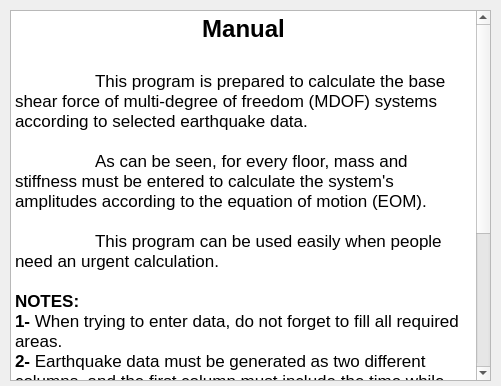
<?xml version="1.0" encoding="UTF-8"?>
<ui version="4.0">
 <class>Manual</class>
 <widget class="QDialog" name="Manual">
  <property name="geometry">
   <rect>
    <x>0</x>
    <y>0</y>
    <width>501</width>
    <height>386</height>
   </rect>
  </property>
  <property name="windowTitle">
   <string>Manual</string>
  </property>
  <property name="styleSheet">
   <string notr="true">/*
 * The MIT License (MIT)
 *
 * Copyright (c) &lt;2013-2014&gt; &lt;Colin Duquesnoy&gt;
 *
 * Permission is hereby granted, free of charge, to any person obtaining a copy
 * of this software and associated documentation files (the &quot;Software&quot;), to deal
 * in the Software without restriction, including without limitation the rights
 * to use, copy, modify, merge, publish, distribute, sublicense, and/or sell
 * copies of the Software, and to permit persons to whom the Software is
 * furnished to do so, subject to the following conditions:

 * The above copyright notice and this permission notice shall be included in
 * all copies or substantial portions of the Software.

 * THE SOFTWARE IS PROVIDED &quot;AS IS&quot;, WITHOUT WARRANTY OF ANY KIND, EXPRESS OR
 * IMPLIED, INCLUDING BUT NOT LIMITED TO THE WARRANTIES OF MERCHANTABILITY,
 * FITNESS FOR A PARTICULAR PURPOSE AND NONINFRINGEMENT. IN NO EVENT SHALL THE
 * AUTHORS OR COPYRIGHT HOLDERS BE LIABLE FOR ANY CLAIM, DAMAGES OR OTHER
 * LIABILITY, WHETHER IN AN ACTION OF CONTRACT, TORT OR OTHERWISE, ARISING FROM,
 * OUT OF OR IN CONNECTION WITH THE SOFTWARE OR THE USE OR OTHER DEALINGS IN
 * THE SOFTWARE.
 */

QProgressBar:horizontal {
    border: 1px solid #3A3939;
    text-align: center;
    padding: 1px;
    background: #201F1F;
}
QProgressBar::chunk:horizontal {
    background-color: qlineargradient(spread:reflect, x1:1, y1:0.545, x2:1, y2:0, stop:0 rgba(28, 66, 111, 255), stop:1 rgba(37, 87, 146, 255));
}

QToolTip
{
    border: 1px solid #3A3939;
    background-color: rgb(90, 102, 117);;
    color: white;
    padding: 1px;
    opacity: 200;
}

QWidget
{
    color: silver;
    background-color: #302F2F;
    selection-background-color:#3d8ec9;
    selection-color: black;
    background-clip: border;
    border-image: none;
    outline: 0;
}

QWidget:item:hover
{
    background-color: #78879b;
    color: black;
}

QWidget:item:selected
{
    background-color: #3d8ec9;
}

QCheckBox
{
    spacing: 5px;
    outline: none;
    color: #bbb;
    margin-bottom: 2px;
}

QCheckBox:disabled
{
    color: #777777;
}
QCheckBox::indicator,
QGroupBox::indicator
{
    width: 18px;
    height: 18px;
}
QGroupBox::indicator
{
    margin-left: 2px;
}

QCheckBox::indicator:unchecked,
QCheckBox::indicator:unchecked:hover,
QGroupBox::indicator:unchecked,
QGroupBox::indicator:unchecked:hover
{
    image: url(:/dark_blue/img/checkbox_unchecked.png);
}

QCheckBox::indicator:unchecked:focus,
QCheckBox::indicator:unchecked:pressed,
QGroupBox::indicator:unchecked:focus,
QGroupBox::indicator:unchecked:pressed
{
  border: none;
    image: url(:/dark_blue/img/checkbox_unchecked_focus.png);
}

QCheckBox::indicator:checked,
QCheckBox::indicator:checked:hover,
QGroupBox::indicator:checked,
QGroupBox::indicator:checked:hover
{
    image: url(:/dark_blue/img/checkbox_checked.png);
}

QCheckBox::indicator:checked:focus,
QCheckBox::indicator:checked:pressed,
QGroupBox::indicator:checked:focus,
QGroupBox::indicator:checked:pressed
{
  border: none;
    image: url(:/dark_blue/img/checkbox_checked_focus.png);
}

QCheckBox::indicator:indeterminate,
QCheckBox::indicator:indeterminate:hover,
QCheckBox::indicator:indeterminate:pressed
QGroupBox::indicator:indeterminate,
QGroupBox::indicator:indeterminate:hover,
QGroupBox::indicator:indeterminate:pressed
{
    image: url(:/dark_blue/img/checkbox_indeterminate.png);
}

QCheckBox::indicator:indeterminate:focus,
QGroupBox::indicator:indeterminate:focus
{
    image: url(:/dark_blue/img/checkbox_indeterminate_focus.png);
}

QCheckBox::indicator:checked:disabled,
QGroupBox::indicator:checked:disabled
{
    image: url(:/dark_blue/img/checkbox_checked_disabled.png);
}

QCheckBox::indicator:unchecked:disabled,
QGroupBox::indicator:unchecked:disabled
{
    image: url(:/dark_blue/img/checkbox_unchecked_disabled.png);
}

QRadioButton
{
    spacing: 5px;
    outline: none;
    color: #bbb;
    margin-bottom: 2px;
}

QRadioButton:disabled
{
    color: #777777;
}
QRadioButton::indicator
{
    width: 21px;
    height: 21px;
}

QRadioButton::indicator:unchecked,
QRadioButton::indicator:unchecked:hover
{
    image: url(:/dark_blue/img/radio_unchecked.png);
}

QRadioButton::indicator:unchecked:focus,
QRadioButton::indicator:unchecked:pressed
{
  border: none;
  outline: none;
    image: url(:/dark_blue/img/radio_unchecked_focus.png);
}

QRadioButton::indicator:checked,
QRadioButton::indicator:checked:hover
{
  border: none;
  outline: none;
    image: url(:/dark_blue/img/radio_checked.png);
}

QRadioButton::indicator:checked:focus,
QRadioButton::indicato::menu-arrowr:checked:pressed
{
  border: none;
  outline: none;
    image: url(:/dark_blue/img/radio_checked_focus.png);
}

QRadioButton::indicator:indeterminate,
QRadioButton::indicator:indeterminate:hover,
QRadioButton::indicator:indeterminate:pressed
{
        image: url(:/dark_blue/img/radio_indeterminate.png);
}

QRadioButton::indicator:checked:disabled
{
  outline: none;
  image: url(:/dark_blue/img/radio_checked_disabled.png);
}

QRadioButton::indicator:unchecked:disabled
{
    image: url(:/dark_blue/img/radio_unchecked_disabled.png);
}


QMenuBar
{
    background-color: #302F2F;
    color: silver;
}

QMenuBar::item
{
    background: transparent;
}

QMenuBar::item:selected
{
    background: transparent;
    border: 1px solid #3A3939;
}

QMenuBar::item:pressed
{
    border: 1px solid #3A3939;
    background-color: #3d8ec9;
    color: black;
    margin-bottom:-1px;
    padding-bottom:1px;
}

QMenu
{
    border: 1px solid #3A3939;
    color: silver;
    margin: 1px;
}

QMenu::icon
{
    margin: 1px;
}

QMenu::item
{
    padding: 2px 2px 2px 25px;
    margin-left: 5px;
    border: 1px solid transparent; /* reserve space for selection border */
}

QMenu::item:selected
{
    color: black;
}

QMenu::separator {
    height: 2px;
    background: lightblue;
    margin-left: 10px;
    margin-right: 5px;
}

QMenu::indicator {
    width: 16px;
    height: 16px;
}

/* non-exclusive indicator = check box style indicator
   (see QActionGroup::setExclusive) */
QMenu::indicator:non-exclusive:unchecked {
    image: url(:/dark_blue/img/checkbox_unchecked.png);
}

QMenu::indicator:non-exclusive:unchecked:selected {
    image: url(:/dark_blue/img/checkbox_unchecked_disabled.png);
}

QMenu::indicator:non-exclusive:checked {
    image: url(:/dark_blue/img/checkbox_checked.png);
}

QMenu::indicator:non-exclusive:checked:selected {
    image: url(:/dark_blue/img/checkbox_checked_disabled.png);
}

/* exclusive indicator = radio button style indicator (see QActionGroup::setExclusive) */
QMenu::indicator:exclusive:unchecked {
    image: url(:/dark_blue/img/radio_unchecked.png);
}

QMenu::indicator:exclusive:unchecked:selected {
    image: url(:/dark_blue/img/radio_unchecked_disabled.png);
}

QMenu::indicator:exclusive:checked {
    image: url(:/dark_blue/img/radio_checked.png);
}

QMenu::indicator:exclusive:checked:selected {
    image: url(:/dark_blue/img/radio_checked_disabled.png);
}

QMenu::right-arrow {
    margin: 5px;
    image: url(:/dark_blue/img/right_arrow.png)
}


QWidget:disabled
{
    color: #808080;
    background-color: #302F2F;
}

QAbstractItemView
{
    alternate-background-color: #3A3939;
    color: silver;
    border: 1px solid 3A3939;
    border-radius: 2px;
    padding: 1px;
}

QWidget:focus, QMenuBar:focus
{
    border: 1px solid #78879b;
}

QTabWidget:focus, QCheckBox:focus, QRadioButton:focus, QSlider:focus
{
    border: none;
}

QLineEdit
{
    background-color: #201F1F;
    padding: 2px;
    border-style: solid;
    border: 1px solid #3A3939;
    border-radius: 2px;
    color: silver;
}

QGroupBox {
    border:1px solid #3A3939;
    border-radius: 2px;
    margin-top: 20px;
    background-color: #302F2F;
    color: silver;
}

QGroupBox::title {
    subcontrol-origin: margin;
    subcontrol-position: top center;
    padding-left: 10px;
    padding-right: 10px;
    padding-top: 10px;
}

QAbstractScrollArea
{
    border-radius: 2px;
    border: 1px solid #3A3939;
    background-color: transparent;
}

QScrollBar:horizontal
{
    height: 15px;
    margin: 3px 15px 3px 15px;
    border: 1px transparent #2A2929;
    border-radius: 4px;
    background-color: #2A2929;
}

QScrollBar::handle:horizontal
{
    background-color: #605F5F;
    min-width: 5px;
    border-radius: 4px;
}

QScrollBar::add-line:horizontal
{
    margin: 0px 3px 0px 3px;
    border-image: url(:/dark_blue/img/right_arrow_disabled.png);
    width: 10px;
    height: 10px;
    subcontrol-position: right;
    subcontrol-origin: margin;
}

QScrollBar::sub-line:horizontal
{
    margin: 0px 3px 0px 3px;
    border-image: url(:/dark_blue/img/left_arrow_disabled.png);
    height: 10px;
    width: 10px;
    subcontrol-position: left;
    subcontrol-origin: margin;
}

QScrollBar::add-line:horizontal:hover,QScrollBar::add-line:horizontal:on
{
    border-image: url(:/dark_blue/img/right_arrow.png);
    height: 10px;
    width: 10px;
    subcontrol-position: right;
    subcontrol-origin: margin;
}


QScrollBar::sub-line:horizontal:hover, QScrollBar::sub-line:horizontal:on
{
    border-image: url(:/dark_blue/img/left_arrow.png);
    height: 10px;
    width: 10px;
    subcontrol-position: left;
    subcontrol-origin: margin;
}

QScrollBar::up-arrow:horizontal, QScrollBar::down-arrow:horizontal
{
    background: none;
}


QScrollBar::add-page:horizontal, QScrollBar::sub-page:horizontal
{
    background: none;
}

QScrollBar:vertical
{
    background-color: #2A2929;
    width: 15px;
    margin: 15px 3px 15px 3px;
    border: 1px transparent #2A2929;
    border-radius: 4px;
}

QScrollBar::handle:vertical
{
    background-color: #605F5F;
    min-height: 5px;
    border-radius: 4px;
}

QScrollBar::sub-line:vertical
{
    margin: 3px 0px 3px 0px;
    border-image: url(:/dark_blue/img/up_arrow_disabled.png);
    height: 10px;
    width: 10px;
    subcontrol-position: top;
    subcontrol-origin: margin;
}

QScrollBar::add-line:vertical
{
    margin: 3px 0px 3px 0px;
    border-image: url(:/dark_blue/img/down_arrow_disabled.png);
    height: 10px;
    width: 10px;
    subcontrol-position: bottom;
    subcontrol-origin: margin;
}

QScrollBar::sub-line:vertical:hover,QScrollBar::sub-line:vertical:on
{

    border-image: url(:/dark_blue/img/up_arrow.png);
    height: 10px;
    width: 10px;
    subcontrol-position: top;
    subcontrol-origin: margin;
}


QScrollBar::add-line:vertical:hover, QScrollBar::add-line:vertical:on
{
    border-image: url(:/dark_blue/img/down_arrow.png);
    height: 10px;
    width: 10px;
    subcontrol-position: bottom;
    subcontrol-origin: margin;
}

QScrollBar::up-arrow:vertical, QScrollBar::down-arrow:vertical
{
    background: none;
}


QScrollBar::add-page:vertical, QScrollBar::sub-page:vertical
{
    background: none;
}

QTextEdit
{
    background-color: #201F1F;
    color: silver;
    border: 1px solid #3A3939;
}

QPlainTextEdit
{
    background-color: #201F1F;;
    color: silver;
    border-radius: 2px;
    border: 1px solid #3A3939;
}

QHeaderView::section
{
    background-color: #3A3939;
    color: silver;
    padding-left: 4px;
    border: 1px solid #6c6c6c;
}

QSizeGrip {
    image: url(:/dark_blue/img/sizegrip.png);
    width: 12px;
    height: 12px;
}

QMainWindow
{
    background-color: #302F2F;

}

QMainWindow::separator
{
    background-color: #302F2F;
    color: white;
    padding-left: 4px;
    spacing: 2px;
    border: 1px dashed #3A3939;
}

QMainWindow::separator:hover
{

    background-color: #787876;
    color: white;
    padding-left: 4px;
    border: 1px solid #3A3939;
    spacing: 2px;
}


QMenu::separator
{
    height: 1px;
    background-color: #3A3939;
    color: white;
    padding-left: 4px;
    margin-left: 10px;
    margin-right: 5px;
}


QFrame
{
    border-radius: 2px;
    border: 1px solid #444;
}

QFrame[frameShape=&quot;0&quot;]
{
    border-radius: 2px;
    border: 1px transparent #444;
}

QStackedWidget
{
    background-color: #302F2F;
    border: 1px transparent black;
}

QToolBar {
    border: 1px transparent #393838;
    background: 1px solid #302F2F;
    font-weight: bold;
}

QToolBar::handle:horizontal {
    image: url(:/dark_blue/img/Hmovetoolbar.png);
}
QToolBar::handle:vertical {
    image: url(:/dark_blue/img/Vmovetoolbar.png);
}
QToolBar::separator:horizontal {
    image: url(:/dark_blue/img/Hsepartoolbar.png);
}
QToolBar::separator:vertical {
    image: url(:/dark_blue/img/Vsepartoolbars.png);
}

QPushButton
{
    color: silver;
    background-color: #302F2F;
    border-width: 2px;
    border-color: #4A4949;
    border-style: solid;
    padding-top: 2px;
    padding-bottom: 2px;
    padding-left: 10px;
    padding-right: 10px;
    border-radius: 4px;
    /* outline: none; */
    /* min-width: 40px; */
}

QPushButton:disabled
{
    background-color: #302F2F;
    border-width: 2px;
    border-color: #3A3939;
    border-style: solid;
    padding-top: 2px;
    padding-bottom: 2px;
    padding-left: 10px;
    padding-right: 10px;
    /*border-radius: 2px;*/
    color: #808080;
}

QPushButton:focus {
    background-color: #3d8ec9;
    color: white;
}

QComboBox
{
    selection-background-color: #3d8ec9;
    background-color: #201F1F;
    border-style: solid;
    border: 1px solid #3A3939;
    border-radius: 2px;
    padding: 2px;
    min-width: 75px;
}

QPushButton:checked{
    background-color: #4A4949;
    border-color: #6A6969;
}

QPushButton:hover {
    border: 2px solid #78879b;
    color: silver;
}

QComboBox:hover, QAbstractSpinBox:hover,QLineEdit:hover,QTextEdit:hover,QPlainTextEdit:hover,QAbstractView:hover,QTreeView:hover
{
    border: 1px solid #78879b;
    color: silver;
}

QComboBox:on
{
    background-color: #626873;
    padding-top: 3px;
    padding-left: 4px;
    selection-background-color: #4a4a4a;
}

QComboBox QAbstractItemView
{
    background-color: #201F1F;
    border-radius: 2px;
    border: 1px solid #444;
    selection-background-color: #3d8ec9;
    color: silver;
}

QComboBox::drop-down
{
    subcontrol-origin: padding;
    subcontrol-position: top right;
    width: 15px;

    border-left-width: 0px;
    border-left-color: darkgray;
    border-left-style: solid;
    border-top-right-radius: 3px;
    border-bottom-right-radius: 3px;
}

QComboBox::down-arrow
{
    image: url(:/dark_blue/img/down_arrow_disabled.png);
}

QComboBox::down-arrow:on, QComboBox::down-arrow:hover,
QComboBox::down-arrow:focus
{
    image: url(:/dark_blue/img/down_arrow.png);
}

QPushButton:pressed
{
    background-color: #484846;
}

QAbstractSpinBox {
    padding-top: 2px;
    padding-bottom: 2px;
    border: 1px solid #3A3939;
    background-color: #201F1F;
    color: silver;
    border-radius: 2px;
    min-width: 75px;
}

QAbstractSpinBox:up-button
{
    background-color: transparent;
    subcontrol-origin: border;
    subcontrol-position: top right;
}

QAbstractSpinBox:down-button
{
    background-color: transparent;
    subcontrol-origin: border;
    subcontrol-position: bottom right;
}

QAbstractSpinBox::up-arrow,QAbstractSpinBox::up-arrow:disabled,QAbstractSpinBox::up-arrow:off {
    image: url(:/dark_blue/img/up_arrow_disabled.png);
    width: 10px;
    height: 10px;
}
QAbstractSpinBox::up-arrow:hover
{
    image: url(:/dark_blue/img/up_arrow.png);
}


QAbstractSpinBox::down-arrow,QAbstractSpinBox::down-arrow:disabled,QAbstractSpinBox::down-arrow:off
{
    image: url(:/dark_blue/img/down_arrow_disabled.png);
    width: 10px;
    height: 10px;
}
QAbstractSpinBox::down-arrow:hover
{
    image: url(:/dark_blue/img/down_arrow.png);
}


QLabel
{
    border: 0px solid black;
}

QTabWidget{
    border: 1px transparent black;
}

QTabWidget::pane {
    border: 1px solid #444;
    border-radius: 3px;
    padding: 3px;
}

QTabBar
{
    qproperty-drawBase: 0;
    left: 5px; /* move to the right by 5px */
}

QTabBar:focus
{
    border: 0px transparent black;
}

QTabBar::close-button  {
    image: url(:/dark_blue/img/close.png);
    background: transparent;
}

QTabBar::close-button:hover
{
    image: url(:/dark_blue/img/close-hover.png);
    background: transparent;
}

QTabBar::close-button:pressed {
    image: url(:/dark_blue/img/close-pressed.png);
    background: transparent;
}

/* TOP TABS */
QTabBar::tab:top {
    color: #b1b1b1;
    border: 1px solid #4A4949;
    border-bottom: 1px transparent black;
    background-color: #302F2F;
    padding: 5px;
    border-top-left-radius: 2px;
    border-top-right-radius: 2px;
}

QTabBar::tab:top:!selected
{
    color: #b1b1b1;
    background-color: #201F1F;
    border: 1px transparent #4A4949;
    border-bottom: 1px transparent #4A4949;
    border-top-left-radius: 0px;
    border-top-right-radius: 0px;
}

QTabBar::tab:top:!selected:hover {
    background-color: #48576b;
}

/* BOTTOM TABS */
QTabBar::tab:bottom {
    color: #b1b1b1;
    border: 1px solid #4A4949;
    border-top: 1px transparent black;
    background-color: #302F2F;
    padding: 5px;
    border-bottom-left-radius: 2px;
    border-bottom-right-radius: 2px;
}

QTabBar::tab:bottom:!selected
{
    color: #b1b1b1;
    background-color: #201F1F;
    border: 1px transparent #4A4949;
    border-top: 1px transparent #4A4949;
    border-bottom-left-radius: 0px;
    border-bottom-right-radius: 0px;
}

QTabBar::tab:bottom:!selected:hover {
    background-color: #78879b;
}

/* LEFT TABS */
QTabBar::tab:left {
    color: #b1b1b1;
    border: 1px solid #4A4949;
    border-left: 1px transparent black;
    background-color: #302F2F;
    padding: 5px;
    border-top-right-radius: 2px;
    border-bottom-right-radius: 2px;
}

QTabBar::tab:left:!selected
{
    color: #b1b1b1;
    background-color: #201F1F;
    border: 1px transparent #4A4949;
    border-right: 1px transparent #4A4949;
    border-top-right-radius: 0px;
    border-bottom-right-radius: 0px;
}

QTabBar::tab:left:!selected:hover {
    background-color: #48576b;
}


/* RIGHT TABS */
QTabBar::tab:right {
    color: #b1b1b1;
    border: 1px solid #4A4949;
    border-right: 1px transparent black;
    background-color: #302F2F;
    padding: 5px;
    border-top-left-radius: 2px;
    border-bottom-left-radius: 2px;
}

QTabBar::tab:right:!selected
{
    color: #b1b1b1;
    background-color: #201F1F;
    border: 1px transparent #4A4949;
    border-right: 1px transparent #4A4949;
    border-top-left-radius: 0px;
    border-bottom-left-radius: 0px;
}

QTabBar::tab:right:!selected:hover {
    background-color: #48576b;
}

QTabBar QToolButton::right-arrow:enabled {
     image: url(:/dark_blue/img/right_arrow.png);
 }

 QTabBar QToolButton::left-arrow:enabled {
     image: url(:/dark_blue/img/left_arrow.png);
 }

QTabBar QToolButton::right-arrow:disabled {
     image: url(:/dark_blue/img/right_arrow_disabled.png);
 }

 QTabBar QToolButton::left-arrow:disabled {
     image: url(:/dark_blue/img/left_arrow_disabled.png);
 }


QDockWidget {
    border: 1px solid #403F3F;
    titlebar-close-icon: url(:/dark_blue/img/close.png);
    titlebar-normal-icon: url(:/dark_blue/img/undock.png);
}

QDockWidget::close-button, QDockWidget::float-button {
    border: 1px solid transparent;
    border-radius: 2px;
    background: transparent;
}

QDockWidget::close-button:hover, QDockWidget::float-button:hover {
    background: rgba(255, 255, 255, 10);
}

QDockWidget::close-button:pressed, QDockWidget::float-button:pressed {
    padding: 1px -1px -1px 1px;
    background: rgba(255, 255, 255, 10);
}

QTreeView, QListView, QTextBrowser, AtLineEdit, AtLineEdit::hover {
    border: 1px solid #444;
    background-color: silver;
    border-radius: 3px;
    margin-left: 3px;
    color: black;
}

QTreeView:branch:selected, QTreeView:branch:hover {
    background: url(:/dark_blue/img/transparent.png);
}

QTreeView::branch:has-siblings:!adjoins-item {
    border-image: url(:/dark_blue/img/transparent.png);
}

QTreeView::branch:has-siblings:adjoins-item {
    border-image: url(:/dark_blue/img/transparent.png);
}

QTreeView::branch:!has-children:!has-siblings:adjoins-item {
    border-image: url(:/dark_blue/img/transparent.png);
}

QTreeView::branch:has-children:!has-siblings:closed,
QTreeView::branch:closed:has-children:has-siblings {
    image: url(:/dark_blue/img/branch_closed.png);
}

QTreeView::branch:open:has-children:!has-siblings,
QTreeView::branch:open:has-children:has-siblings  {
    image: url(:/dark_blue/img/branch_open.png);
}

QTreeView::branch:has-children:!has-siblings:closed:hover,
QTreeView::branch:closed:has-children:has-siblings:hover {
    image: url(:/dark_blue/img/branch_closed-on.png);
    }

QTreeView::branch:open:has-children:!has-siblings:hover,
QTreeView::branch:open:has-children:has-siblings:hover  {
    image: url(:/dark_blue/img/branch_open-on.png);
    }

QListView::item:!selected:hover, QListView::item:!selected:hover, QTreeView::item:!selected:hover  {
    background: rgba(0, 0, 0, 0);
    outline: 0;
    color: #FFFFFF
}

QListView::item:selected:hover, QListView::item:selected:hover, QTreeView::item:selected:hover  {
    background: #3d8ec9;
    color: #FFFFFF;
}

QSlider::groove:horizontal {
    border: 1px solid #3A3939;
    height: 8px;
    background: #201F1F;
    margin: 2px 0;
    border-radius: 2px;
}

QSlider::handle:horizontal {
    background: QLinearGradient( x1: 0, y1: 0, x2: 0, y2: 1,
      stop: 0.0 silver, stop: 0.2 #a8a8a8, stop: 1 #727272);
    border: 1px solid #3A3939;
    width: 14px;
    height: 14px;
    margin: -4px 0;
    border-radius: 2px;
}

QSlider::groove:vertical {
    border: 1px solid #3A3939;
    width: 8px;
    background: #201F1F;
    margin: 0 0px;
    border-radius: 2px;
}

QSlider::handle:vertical {
    background: QLinearGradient( x1: 0, y1: 0, x2: 0, y2: 1, stop: 0.0 silver,
    stop: 0.2 #a8a8a8, stop: 1 #727272);
    border: 1px solid #3A3939;
    width: 14px;
    height: 14px;
    margin: 0 -4px;
    border-radius: 2px;
}

QToolButton {
    /*  background-color: transparent; */
    border: 2px transparent #4A4949;
    border-radius: 4px;
    background-color: dimgray;
    margin: 2px;
    padding: 2px;
}

QToolButton[popupMode=&quot;1&quot;] { /* only for MenuButtonPopup */
 padding-right: 20px; /* make way for the popup button */
 border: 2px transparent #4A4949;
 border-radius: 4px;
}

QToolButton[popupMode=&quot;2&quot;] { /* only for InstantPopup */
 padding-right: 10px; /* make way for the popup button */
 border: 2px transparent #4A4949;
}


QToolButton:hover, QToolButton::menu-button:hover {
    border: 2px solid #78879b;
}

QToolButton:checked, QToolButton:pressed,
    QToolButton::menu-button:pressed {
    background-color: #4A4949;
    border: 2px solid #78879b;
}

/* the subcontrol below is used only in the InstantPopup or DelayedPopup mode */
QToolButton::menu-indicator {
    image: url(:/dark_blue/img/down_arrow.png);
    top: -7px; left: -2px; /* shift it a bit */
}

/* the subcontrols below are used only in the MenuButtonPopup mode */
QToolButton::menu-button {
    border: 1px transparent #4A4949;
    border-top-right-radius: 6px;
    border-bottom-right-radius: 6px;
    /* 16px width + 4px for border = 20px allocated above */
    width: 16px;
    outline: none;
}

QToolButton::menu-arrow {
    image: url(:/dark_blue/img/down_arrow.png);
}

QToolButton::menu-arrow:open {
    top: 1px; left: 1px; /* shift it a bit */
    border: 1px solid #3A3939;
}

QPushButton::menu-indicator  {
    subcontrol-origin: padding;
    subcontrol-position: bottom right;
    left: 4px;
}

QTableView
{
    border: 1px solid #444;
    gridline-color: #6c6c6c;
    background-color: #201F1F;
}


QTableView, QHeaderView
{
    border-radius: 0px;
}

QTableView::item:pressed, QListView::item:pressed, QTreeView::item:pressed  {
    background: #78879b;
    color: #FFFFFF;
}

QTableView::item:selected:active, QTreeView::item:selected:active, QListView::item:selected:active  {
    background: #3d8ec9;
    color: #FFFFFF;
}


QHeaderView
{
    border: 1px transparent;
    border-radius: 2px;
    margin: 0px;
    padding: 0px;
}

QHeaderView::section  {
    background-color: #3A3939;
    color: silver;
    padding: 4px;
    border: 1px solid #6c6c6c;
    border-radius: 0px;
    text-align: center;
}

QHeaderView::section::vertical::first, QHeaderView::section::vertical::only-one
{
    border-top: 1px solid #6c6c6c;
}

QHeaderView::section::vertical
{
    border-top: transparent;
}

QHeaderView::section::horizontal::first, QHeaderView::section::horizontal::only-one
{
    border-left: 1px solid #6c6c6c;
}

QHeaderView::section::horizontal
{
    border-left: transparent;
}


QHeaderView::section:checked
 {
    color: white;
    background-color: #5A5959;
 }

 /* style the sort indicator */
QHeaderView::down-arrow {
    image: url(:/dark_blue/img/down_arrow.png);
}

QHeaderView::up-arrow {
    image: url(:/dark_blue/img/up_arrow.png);
}


QTableCornerButton::section {
    background-color: #3A3939;
    border: 1px solid #3A3939;
    border-radius: 2px;
}

QToolBox  {
    padding: 3px;
    border: 1px transparent black;
}

QToolBox::tab {
    color: #b1b1b1;
    background-color: #302F2F;
    border: 1px solid #4A4949;
    border-bottom: 1px transparent #302F2F;
    border-top-left-radius: 5px;
    border-top-right-radius: 5px;
}

 QToolBox::tab:selected { /* italicize selected tabs */
    font: italic;
    background-color: #302F2F;
    border-color: #3d8ec9;
 }

QStatusBar::item {
    border: 1px solid #3A3939;
    border-radius: 2px;
 }


QFrame[height=&quot;3&quot;], QFrame[width=&quot;3&quot;] {
    background-color: #AAA;
}


QSplitter::handle {
    border: 1px dashed #3A3939;
}

QSplitter::handle:hover {
    background-color: #787876;
    border: 1px solid #3A3939;
}

QSplitter::handle:horizontal {
    width: 1px;
}

QSplitter::handle:vertical {
    height: 1px;
}

QListWidget {
    background-color: silver;
    border-radius: 5px;
    margin-left: 5px;
}

QListWidget::item {
    color: black;
}

QMessageBox {
    messagebox-critical-icon	: url(:/dark_blue/img/critical.png);
    messagebox-information-icon	: url(:/dark_blue/img/information.png);
    messagebox-question-icon	: url(:/dark_blue/img/question.png);
    messagebox-warning-icon:    : url(:/dark_blue/img/warning.png);
}

ColorButton::enabled {
    border-radius: 0px;
    border: 1px solid #444444;
}

ColorButton::disabled {
    border-radius: 0px;
    border: 1px solid #AAAAAA;
}</string>
  </property>
  <widget class="QTextEdit" name="textEdit">
   <property name="geometry">
    <rect>
     <x>10</x>
     <y>10</y>
     <width>481</width>
     <height>371</height>
    </rect>
   </property>
   <property name="html">
    <string>&lt;!DOCTYPE HTML PUBLIC &quot;-//W3C//DTD HTML 4.0//EN&quot; &quot;http://www.w3.org/TR/REC-html40/strict.dtd&quot;&gt;
&lt;html&gt;&lt;head&gt;&lt;meta name=&quot;qrichtext&quot; content=&quot;1&quot; /&gt;&lt;style type=&quot;text/css&quot;&gt;
p, li { white-space: pre-wrap; }
&lt;/style&gt;&lt;/head&gt;&lt;body style=&quot; font-family:'.AppleSystemUIFont'; font-size:13pt; font-weight:400; font-style:normal;&quot;&gt;
&lt;p align=&quot;center&quot; style=&quot; margin-top:0px; margin-bottom:0px; margin-left:0px; margin-right:0px; -qt-block-indent:0; text-indent:0px;&quot;&gt;&lt;span style=&quot; font-size:18pt; font-weight:600;&quot;&gt;Manual&lt;/span&gt;&lt;/p&gt;
&lt;p style=&quot;-qt-paragraph-type:empty; margin-top:0px; margin-bottom:0px; margin-left:0px; margin-right:0px; -qt-block-indent:0; text-indent:0px; font-size:18pt; font-weight:600;&quot;&gt;&lt;br /&gt;&lt;/p&gt;
&lt;p style=&quot; margin-top:0px; margin-bottom:0px; margin-left:0px; margin-right:0px; -qt-block-indent:0; text-indent:0px;&quot;&gt;	This program is prepared to calculate the base shear force of multi-degree of freedom (MDOF) systems according to selected earthquake data. &lt;/p&gt;
&lt;p style=&quot;-qt-paragraph-type:empty; margin-top:0px; margin-bottom:0px; margin-left:0px; margin-right:0px; -qt-block-indent:0; text-indent:0px;&quot;&gt;&lt;br /&gt;&lt;/p&gt;
&lt;p style=&quot; margin-top:0px; margin-bottom:0px; margin-left:0px; margin-right:0px; -qt-block-indent:0; text-indent:0px;&quot;&gt;	As can be seen, for every floor, mass and stiffness must be entered to calculate the system's amplitudes according to the equation of motion (EOM). &lt;/p&gt;
&lt;p style=&quot;-qt-paragraph-type:empty; margin-top:0px; margin-bottom:0px; margin-left:0px; margin-right:0px; -qt-block-indent:0; text-indent:0px;&quot;&gt;&lt;br /&gt;&lt;/p&gt;
&lt;p style=&quot; margin-top:0px; margin-bottom:0px; margin-left:0px; margin-right:0px; -qt-block-indent:0; text-indent:0px;&quot;&gt;	This program can be used easily when people need an urgent calculation. &lt;/p&gt;
&lt;p style=&quot; margin-top:0px; margin-bottom:0px; margin-left:0px; margin-right:0px; -qt-block-indent:0; text-indent:0px;&quot;&gt; &lt;/p&gt;
&lt;p style=&quot; margin-top:0px; margin-bottom:0px; margin-left:0px; margin-right:0px; -qt-block-indent:0; text-indent:0px;&quot;&gt;&lt;span style=&quot; font-weight:600;&quot;&gt;NOTES:&lt;/span&gt;&lt;/p&gt;
&lt;p style=&quot; margin-top:0px; margin-bottom:0px; margin-left:0px; margin-right:0px; -qt-block-indent:0; text-indent:0px;&quot;&gt;&lt;span style=&quot; font-weight:600;&quot;&gt;1- &lt;/span&gt;When trying to enter data, do not forget to fill all required areas. &lt;/p&gt;
&lt;p style=&quot; margin-top:0px; margin-bottom:0px; margin-left:0px; margin-right:0px; -qt-block-indent:0; text-indent:0px;&quot;&gt;&lt;span style=&quot; font-weight:600;&quot;&gt;2- &lt;/span&gt;Earthquake data must be generated as two different columns, and the first column must include the time while the second one includes acceleration.&lt;/p&gt;
&lt;p style=&quot; margin-top:0px; margin-bottom:0px; margin-left:0px; margin-right:0px; -qt-block-indent:0; text-indent:0px;&quot;&gt;&lt;span style=&quot; font-weight:600;&quot;&gt;3- &lt;/span&gt;Earthquake data file must not have additional information in the first row.&lt;/p&gt;
&lt;p style=&quot; margin-top:0px; margin-bottom:0px; margin-left:0px; margin-right:0px; -qt-block-indent:0; text-indent:0px;&quot;&gt;&lt;span style=&quot; font-weight:600;&quot;&gt;4- &lt;/span&gt;Seperator can be both comma (' , '), or space (' '). (cannot be dot(' . ')&lt;/p&gt;
&lt;p style=&quot; margin-top:0px; margin-bottom:0px; margin-left:0px; margin-right:0px; -qt-block-indent:0; text-indent:0px;&quot;&gt;&lt;span style=&quot; font-weight:600;&quot;&gt;5- &lt;/span&gt;Damping raito is set as 0.05.&lt;/p&gt;
&lt;p style=&quot; margin-top:0px; margin-bottom:0px; margin-left:0px; margin-right:0px; -qt-block-indent:0; text-indent:0px;&quot;&gt;&lt;span style=&quot; font-weight:600;&quot;&gt;6- &lt;/span&gt;Newmark Method is used to evaluate dynamic response numerically.&lt;/p&gt;
&lt;p style=&quot; margin-top:0px; margin-bottom:0px; margin-left:0px; margin-right:0px; -qt-block-indent:0; text-indent:0px;&quot;&gt;&lt;span style=&quot; font-weight:600;&quot;&gt;7- &lt;/span&gt;Earthquake data must be taken from &lt;a href=&quot;https://tadas.afad.gov.tr/list-event&quot;&gt;&lt;span style=&quot; text-decoration: underline; color:#0068da;&quot;&gt;https://tadas.afad.gov.tr/list-event.&lt;/span&gt;&lt;/a&gt;&lt;/p&gt;
&lt;p style=&quot;-qt-paragraph-type:empty; margin-top:0px; margin-bottom:0px; margin-left:0px; margin-right:0px; -qt-block-indent:0; text-indent:0px; text-decoration: underline; color:#0068da;&quot;&gt;&lt;br /&gt;&lt;/p&gt;&lt;/body&gt;&lt;/html&gt;</string>
   </property>
   <property name="textInteractionFlags">
    <set>Qt::TextSelectableByKeyboard|Qt::TextSelectableByMouse</set>
   </property>
  </widget>
 </widget>
 <resources/>
 <connections/>
</ui>
